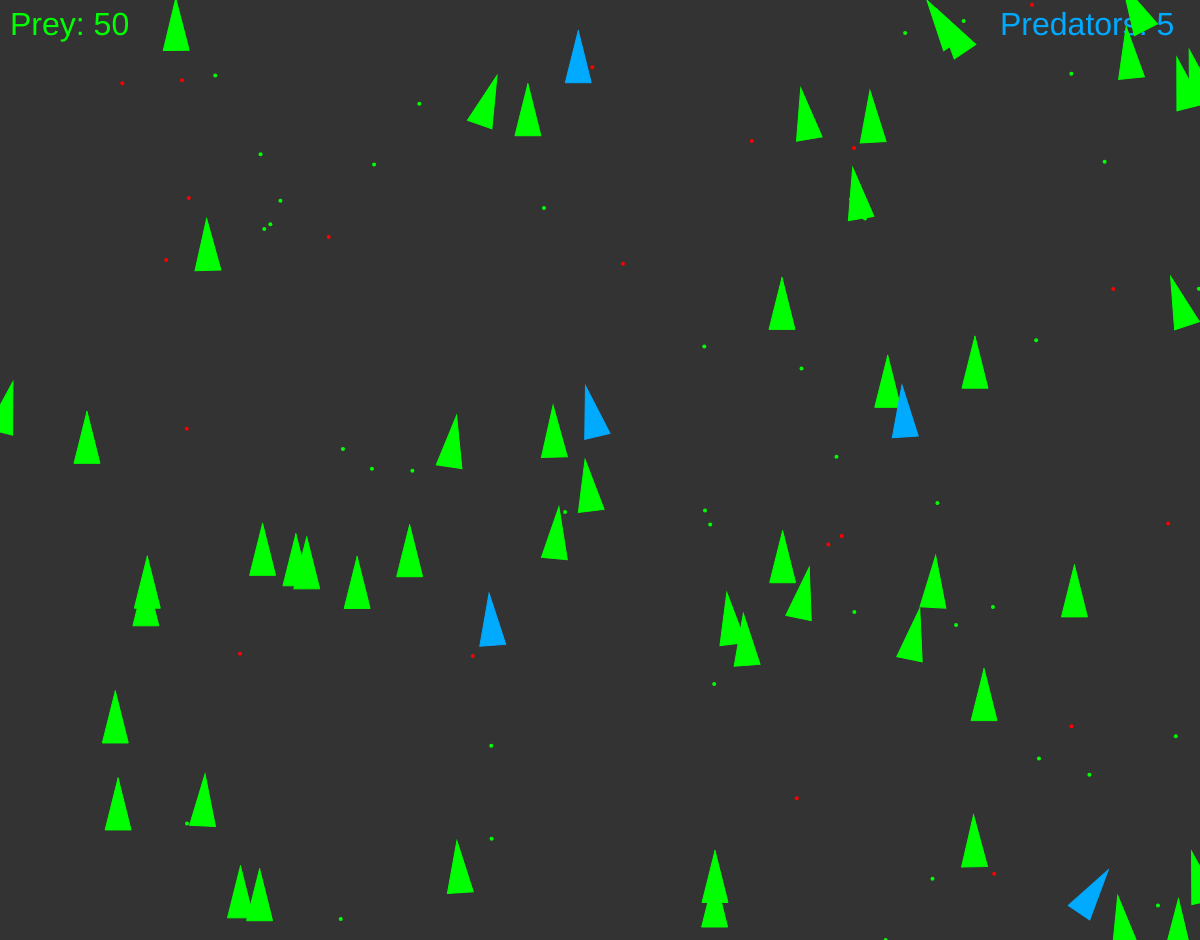
Frame 1 (no input)
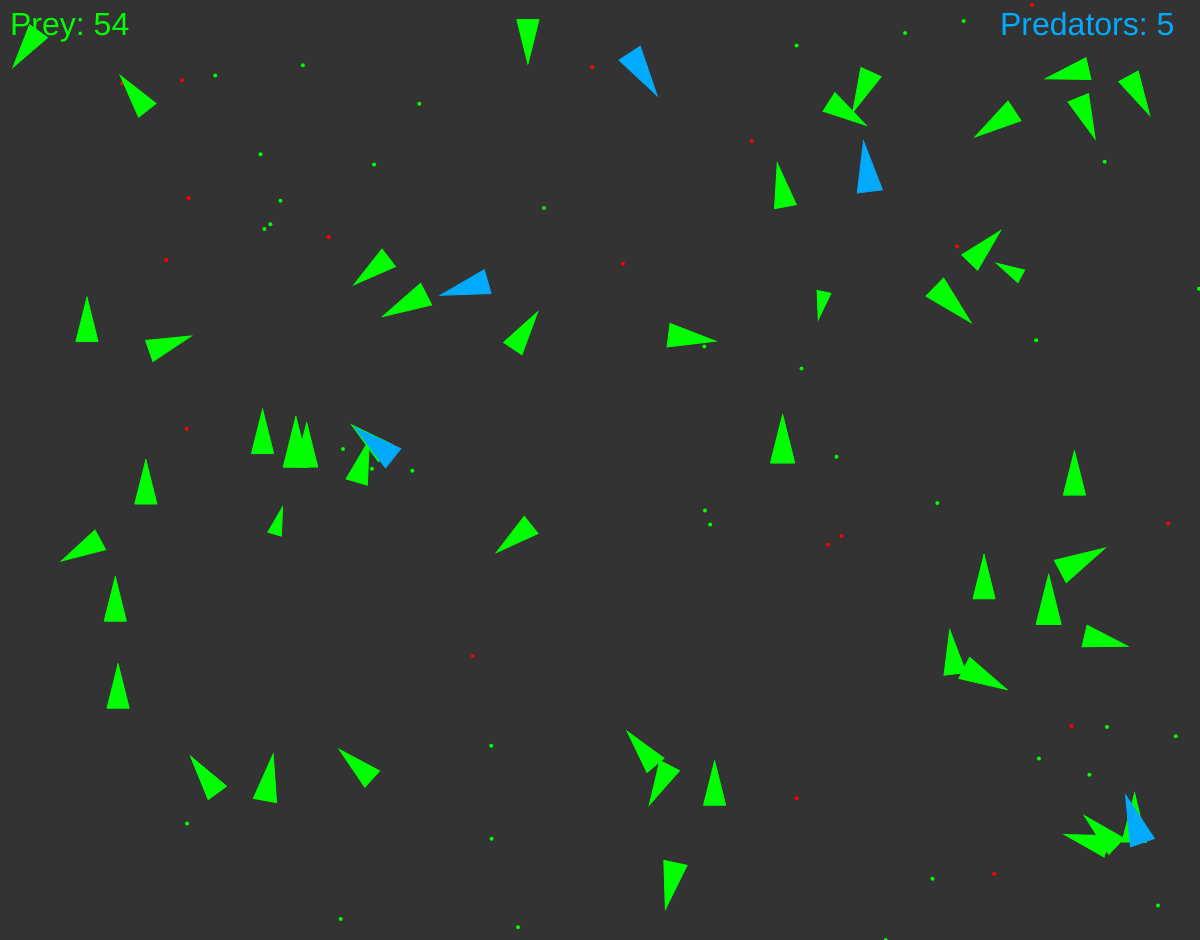
Frame 60 (no input)
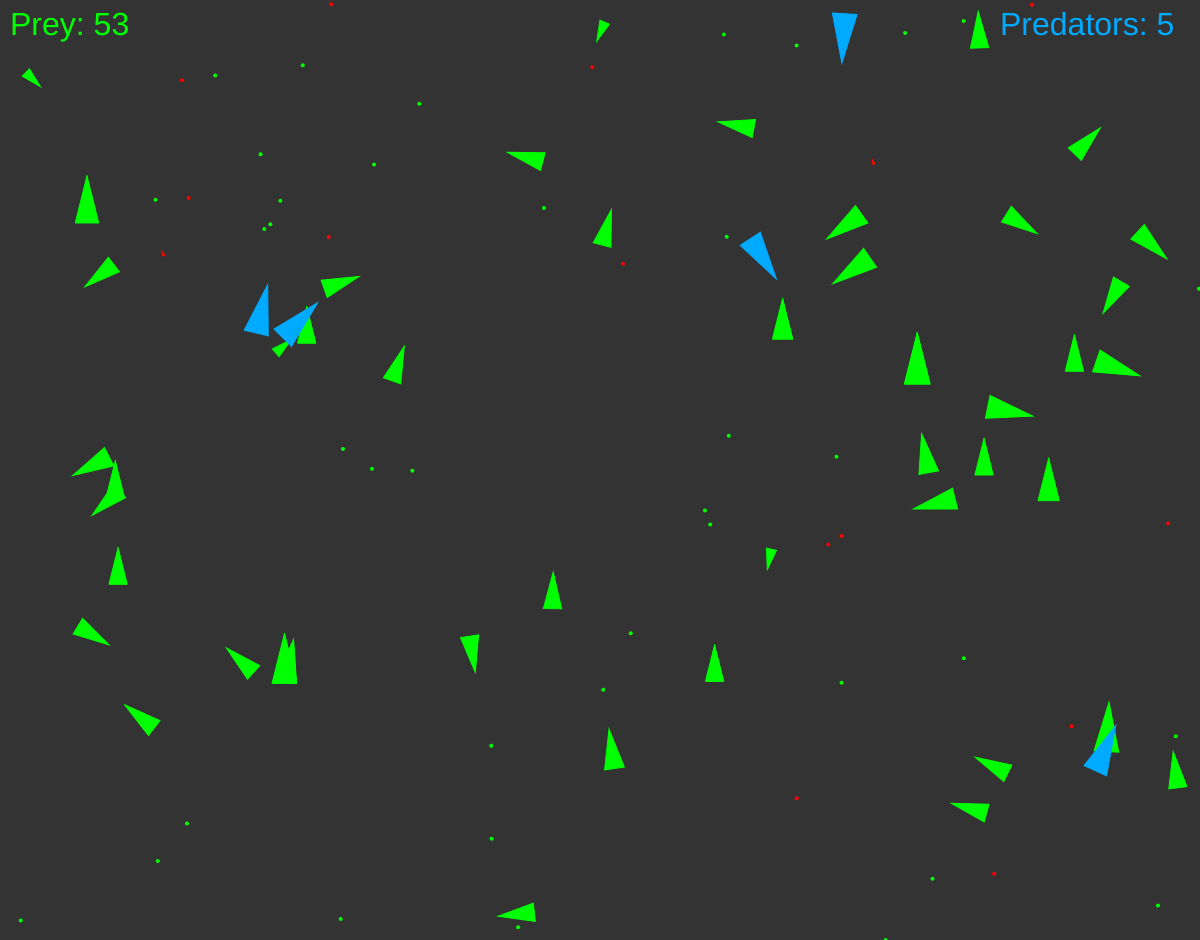
Frame 120 (the mouse pressed at the canvas centre since frame 60)

The p5.js sketch that drew these frames (run headless with seeded random() and noise() and a simulated clock; from frame 60 on, the mouse is pressed at the canvas centre):

// p5.js sketch
// ── sketch.js
// This program is a mini-project for Machine Learning for Media Technology class.
// Upon the start of the program, 2 populations are generated.
// One population is trying to mantain its health by eating stationary food and avoiding
// poison. The other population is trying to chase and eat the first population.
// All members of both populations are losing health at certain rate. Every frame,
// there is a small chance for each member of both pupulations to spawn a copy of itself.
// There is an option to create more characters by clicking left-mouse button or
// right-mouse button.


var vehicles = [];
var food = [];
var poison = [];

var predators = [];

var debug;
var debug1;

var numberOfVehicles = 50;
var numberOfFood = 40;
var numberOfPoisons = 20;

function setup() {
  createCanvas(windowWidth, windowHeight-60); //640, 360

  //Create vehicles:
  for (var i = 0; i < numberOfVehicles; i++) {
    var x = random(width);
    var y = random(height);
    vehicles[i] = new Vehicle(x, y);
  }

  //Create predator:
  for (var i = 0; i < 5; i++) {
    var x = random(width);
    var y = random(height);
    predators[i] = new Predator(x, y);
  }

  //Create food:
  for (var i = 0; i < numberOfFood; i++) {
    var x = random(width);
    var y = random(height);
    food.push(createVector(x, y)); // a vector holds the x and y coordinates
  }

  //Create poisons:
  for (var i = 0; i < numberOfPoisons; i++) {
    var x = random(width);
    var y = random(height);
    poison.push(createVector(x, y));
  }

  debug = createCheckbox('Display perceptions and attractions');
  debug1 = createCheckbox('Display number of prey and predators', true);
}

//END OF SETUP -----------------------

//Disable right mouse click browser context menu:
document.oncontextmenu = function() {
    return false;
}

//Create new vehicles and predators on mouse release:
function mouseReleased() {
  if (mouseButton === LEFT) {
    vehicles.push(new Vehicle(mouseX, mouseY));
  }
  if (mouseButton === RIGHT) {
    predators.push(new Predator(mouseX, mouseY));
  }
}

function draw() {
  background(51);

//Measure equilibrium:
  push();
  textStyle(BOLD);
  textSize(40);
  var eqCol = color(255);
  var dif = vehicles.length-predators.length;
  if (dif < 0) {
    dif*=-1;
  }
  var alpha = 0;
  alpha = map(dif,0,20,255,0);
  eqCol.setAlpha(alpha);
  fill(eqCol);
  text('EQUILIBRIUM', width/2 - 130, height - 20);
  pop();

//Display preys and predators if debug1 is checked:
if (debug1.checked()) {
  textSize(32);
  var txt = 'Predators: ' + predators.length;
  fill(0, 170, 255);
  text(txt, width - 200, 35);

  var txt = 'Prey: ' + vehicles.length;
  fill(0, 255, 0);
  text(txt, 10, 35);
}

  //Chance to spawn new food:
  if (random(1) < 0.1) {
    var x = random(width);
    var y = random(height);
    food.push(createVector(x, y));
  }

  //Chance to spawn new poison:
  if (random(1) < 0.01) {
    var x = random(width);
    var y = random(height);
    poison.push(createVector(x, y));
  }

  //Draw food:
  for (var i = 0; i < food.length; i++) {
    fill(0, 255, 0);
    noStroke();
    ellipse(food[i].x, food[i].y, 4, 4);
  }

  //Draw poison:
  for (var i = 0; i < poison.length; i++) {
    fill(255, 0, 0);
    noStroke();
    ellipse(poison[i].x, poison[i].y, 4, 4);
  }

  //Vehicles:
  for (var i = vehicles.length - 1; i >= 0; i--) {
    vehicles[i].boundaries();
    vehicles[i].behaviors(food, poison);
    vehicles[i].update();
    vehicles[i].display();

    //Create a copy of the vehicle if clone is not returning null:
    var newVehicle = vehicles[i].clone();
    if (newVehicle != null) {
      vehicles.push(newVehicle);
    }

    //Kill vehicles if their health goes bellow 0. If a vehicle dies, create grave food:
    if (vehicles[i].dead()) {
      var x = vehicles[i].position.x;
      var y = vehicles[i].position.y;
      food.push(createVector(x, y));
      vehicles.splice(i, 1);
    }
  }

  //Predators:
  for (var i = predators.length - 1; i >= 0; i--) {
    predators[i].boundaries();
    predators[i].behaviors(vehicles);
    predators[i].update();
    predators[i].display();

    //Create a copy of the predator if clone is not returning null:
    var newPredator = predators[i].clone();
    if (newPredator != null) {
      predators.push(newPredator);
    }

    //Kill predators if their health goes bellow 0. If a predator dies, create grave poison:
    if (predators[i].dead()) {
      var x = predators[i].position.x;
      var y = predators[i].position.y;
      poison.push(createVector(x, y));
      predators.splice(i, 1);
    }
  }

}

// ── predator.js
// Script for Predator population


var mr = 0.01; //mutation rate

function Predator(x, y, dna) {
  this.acceleration = createVector(0, 0);
  this.velocity = createVector(0, -2);
  this.position = createVector(x, y);
  this.r = 5;
  this.maxSize = 5;
  this.minSize = 1;
  this.maxforce = 0.5;
  this.health = 3; //initial health

  // Evolution - assigning of genes to members of population
  this.dna = [];
  if (dna === undefined) {
    this.dna[0] = random(0,3); //attraction to the vehicles
    this.dna[1] = random(0,200); //perception of vehicles
    this.dna[2] = random(2,6); //speed
  } else {
    //Reproduction and mutation
    this.dna[0] = dna[0];
    if (random(1) < mr) {
      this.dna[0] += random(-0.1, 0.1);
    }
    this.dna[1] = dna[1];
    if (random(1) < mr) {
      this.dna[1] += random(-10, 10);
    }
    this.dna[2] = dna[2];
    if (random(1) < mr) {
      this.dna[2] += random(-1, 1);
    }
  }
  this.maxspeed = this.dna[2];

  // Method to update location
  this.update = function() {

    this.health -= 0.003; //health decays over time

    // Update velocity
    this.velocity.add(this.acceleration);
    // Limit speed
    this.velocity.limit(this.maxspeed);
    this.position.add(this.velocity);
    // Reset acceleration to 0 each cycle
    this.acceleration.mult(0);
  };

  this.applyForce = function(force) {
    this.acceleration.add(force);
  };

  // Assign behaviour to population members
  this.behaviors = function(good){
    var steerG = this.eat(good, 0.1, this.dna[1]);

    steerG.mult(this.dna[0]);
    this.applyForce(steerG);
  }

  // Small chance of spawning a clone of itself. Reproduction
  this.clone = function(){
    if (random(1) < 0.001) {
      return new Predator(this.position.x, this.position.y, this.dna);
    } else {
      return null;
    }
  }

    // Eat member of the other population
    this.eat = function(list, nutrition, perception){
      var record = Infinity;
      var closest = null;
      for (var i = list.length - 1; i >= 0; i--) {
        var d = this.position.dist(list[i].position);

        if (d < this.maxspeed) { //Allow to be able to eat stuff even if they are not seen
          list.splice(i,1);
          this.health += nutrition;
        } else{
          if (d < record && d < perception) { //stuff can be seen only if they're smaller than the perception radius
            record = d;
            closest = list[i];
          }
        }
      }

      if (closest != null){
        return this.seek(closest);
      }
      return createVector(0, 0);
    }

    // Search for targets to eat
    this.seek = function(target) {
      var desired = p5.Vector.sub(target.position, this.position); // A vector pointing from the location to the target

      // Scale to maximum speed
      desired.setMag(this.maxspeed);

      // Steering = Desired minus velocity
      var steer = p5.Vector.sub(desired, this.velocity);
      steer.limit(this.maxforce); // Limit to maximum steering force

      return steer;
    };

    //A predator dies if its health goes bellow 0:
    this.dead = function() {
      return this.health < 0;
    };

    this.display = function() {
      // Draw a triangle rotated in the direction of velocity
      var angle = this.velocity.heading() + PI / 2;

      push();
      translate(this.position.x, this.position.y);
      rotate(angle);

      //Debug functionality:
      if (debug.checked()) {
        strokeWeight(3);
      var blue = color(0, 170, 255);
      stroke(blue);
      noFill();
      line(0, 0, 0, -this.dna[0] * 25);
        strokeWeight(2);
      ellipse(0, 0, this.dna[1] * 2); //show the diameter of the perception field
      }

      // Change color of predators depending on health:
      var purple = color(200, 0, 250);
      var blue = color(0, 170, 255);
      var col = lerpColor(purple, blue, this.health);
      this.r = lerp(this.minSize, this.maxSize, this.health);

      //Draw predators:
      fill(col);
      stroke(col);
      strokeWeight(1);
      beginShape();
      vertex(0, -this.r * 2);
      vertex(-this.r, this.r * 2);
      vertex(this.r, this.r * 2);
      endShape(CLOSE);
      pop();
    }

    //Keeping all predators within the window frame:
    this.boundaries = function() {
      var d = 25;

      var desired = null;

      if (this.position.x < d) {
        desired = createVector(this.maxspeed, this.velocity.y);
      } else if (this.position.x > width - d) {
        desired = createVector(-this.maxspeed, this.velocity.y);
      }

      if (this.position.y < d) {
        desired = createVector(this.velocity.x, this.maxspeed);
      } else if (this.position.y > height - d) {
        desired = createVector(this.velocity.x, -this.maxspeed);
      }

      if (desired !== null) {
        desired.normalize();
        desired.mult(this.maxspeed);
        var steer = p5.Vector.sub(desired, this.velocity);
        steer.limit(this.maxforce);
        this.applyForce(steer);
      }
    };

  }

// ── vehicle.js
// Script for Prey population


var mr = 0.01; //mutation rate

function Vehicle(x, y, dna) {
  this.acceleration = createVector(0, 0);
  this.velocity = createVector(0, -2);
  this.position = createVector(x, y);
  this.r = 5;
  this.maxSize = 5;
  this.minSize = 1;
  this.maxforce = 0.5;
  this.health = 3;

  // Evolution - assigning of genes to members of population
  this.dna = [];
  if (dna === undefined) { //If we didn't pass this argument, then make the dna randomly:
    // Food weight
    this.dna[0] = random(-2, 2);
    // Poison weight
    this.dna[1] = random(-2, 2);
    // Food perception
    this.dna[2] = random(0, 100);
    // Poision Percepton
    this.dna[3] = random(0, 100);
    this.dna[4] = random(2,6); //speed
  } else {
    //Reproduction and mutation
    this.dna[0] = dna[0];
    if (random(1) < mr) {
      this.dna[0] += random(-0.1, 0.1);
    }
    this.dna[1] = dna[1];
    if (random(1) < mr) {
      this.dna[1] += random(-0.1, 0.1);
    }
    this.dna[2] = dna[2];
    if (random(1) < mr) {
      this.dna[2] += random(-10, 10);
    }
    this.dna[3] = dna[3];
    if (random(1) < mr) {
      this.dna[3] += random(-10, 10);
    }
    this.dna[4] = dna[4];
    if (random(1) < mr) {
      this.dna[4] += random(-1, 1);
    }
  }
  this.maxspeed = this.dna[4];

  // Method to update location
  this.update = function() {
    this.health -= 0.008;

    // Update velocity
    this.velocity.add(this.acceleration);
    // Limit speed
    this.velocity.limit(this.maxspeed);
    this.position.add(this.velocity);
    // Reset acceleration to 0 each cycle
    this.acceleration.mult(0);
  };

  this.applyForce = function(force) {
    this.acceleration.add(force);
  };

  // Assign behaviour to population members
  this.behaviors = function(good, bad) {
    var steerG = this.eat(good, 0.2, this.dna[2]);
    var steerB = this.eat(bad, -1, this.dna[3]);

    steerG.mult(this.dna[0]);
    steerB.mult(this.dna[1]);

    this.applyForce(steerG);
    this.applyForce(steerB);
  };

  // Small chance of spawning a clone of itself. Reproduction
  this.clone = function() {
    if (random(1) < 0.002) {
      return new Vehicle(this.position.x, this.position.y, this.dna);
    } else {
      return null;
    }
  };

  // Eating function
  this.eat = function(list, nutrition, perception) {
    var record = Infinity;
    var closest = null;
    for (var i = list.length - 1; i >= 0; i--) {
      var d = this.position.dist(list[i]);

      if (d < this.maxspeed) {
        list.splice(i, 1);
        this.health += nutrition;
      } else {
        if (d < record && d < perception) {
          record = d;
          closest = list[i];
        }
      }
    }

    // This is the moment of eating:
    if (closest != null) {
      return this.seek(closest);
    }

    return createVector(0, 0);
  };

  // A method that calculates a steering force towards a target
  // STEER = DESIRED MINUS VELOCITY
  this.seek = function(target) {
    var desired = p5.Vector.sub(target, this.position); // A vector pointing from the location to the target

    // Scale to maximum speed
    desired.setMag(this.maxspeed);

    // Steering = Desired minus velocity
    var steer = p5.Vector.sub(desired, this.velocity);
    steer.limit(this.maxforce); // Limit to maximum steering force

    return steer;
    //this.applyForce(steer);
  };

  //A vehicle dies if its health goes below 0:
  this.dead = function() {
    return this.health < 0;
  };

  this.display = function() {
    // Draw a triangle rotated in the direction of velocity
    var angle = this.velocity.heading() + PI / 2;

    push();
    translate(this.position.x, this.position.y);
    rotate(angle);

    //Debug functionality:
    if (debug.checked()) {
      strokeWeight(3);
      stroke(0, 255, 0);
      noFill();
      line(0, 0, 0, -this.dna[0] * 25);
      strokeWeight(2);
      ellipse(0, 0, this.dna[2] * 2);
      stroke(255, 0, 0);
      line(0, 0, 0, -this.dna[1] * 25);
      ellipse(0, 0, this.dna[3] * 2);
    }

    //Change color of vehicles depending on health:
    var gr = color(0, 255, 0);
    var rd = color(255, 0, 0);
    var col = lerpColor(rd, gr, this.health);
    this.r = lerp(this.minSize, this.maxSize, this.health);

    //Draw vehicles:
    fill(col);
    stroke(col);
    strokeWeight(1);
    beginShape();
    vertex(0, -this.r * 2);
    vertex(-this.r, this.r * 2);
    vertex(this.r, this.r * 2);
    endShape(CLOSE);

    pop();
  };


//Keeping all vehicles within the window frame:
  this.boundaries = function() {
    var d = 25;

    var desired = null;

    if (this.position.x < d) {
      desired = createVector(this.maxspeed, this.velocity.y);
    } else if (this.position.x > width - d) {
      desired = createVector(-this.maxspeed, this.velocity.y);
    }

    if (this.position.y < d) {
      desired = createVector(this.velocity.x, this.maxspeed);
    } else if (this.position.y > height - d) {
      desired = createVector(this.velocity.x, -this.maxspeed);
    }

    if (desired !== null) {
      desired.normalize();
      desired.mult(this.maxspeed);
      var steer = p5.Vector.sub(desired, this.velocity);
      steer.limit(this.maxforce);
      this.applyForce(steer);
    }
  };

}
